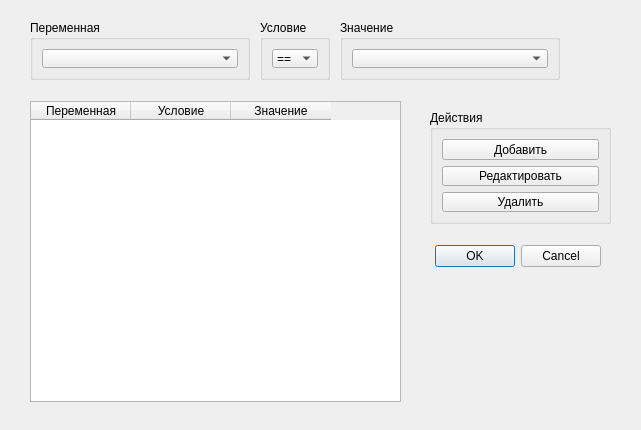
<?xml version="1.0" encoding="UTF-8"?>
<ui version="4.0">
 <class>Dialog</class>
 <widget class="QDialog" name="Dialog">
  <property name="geometry">
   <rect>
    <x>0</x>
    <y>0</y>
    <width>641</width>
    <height>430</height>
   </rect>
  </property>
  <property name="windowTitle">
   <string>Добавление фактов</string>
  </property>
  <widget class="QDialogButtonBox" name="buttonBox">
   <property name="geometry">
    <rect>
     <x>-20</x>
     <y>240</y>
     <width>621</width>
     <height>32</height>
    </rect>
   </property>
   <property name="orientation">
    <enum>Qt::Horizontal</enum>
   </property>
   <property name="standardButtons">
    <set>QDialogButtonBox::Cancel|QDialogButtonBox::Ok</set>
   </property>
  </widget>
  <widget class="QGroupBox" name="groupBox">
   <property name="geometry">
    <rect>
     <x>30</x>
     <y>20</y>
     <width>220</width>
     <height>60</height>
    </rect>
   </property>
   <property name="title">
    <string>Переменная</string>
   </property>
   <layout class="QVBoxLayout" name="verticalLayout">
    <item>
     <widget class="QComboBox" name="variables"/>
    </item>
   </layout>
  </widget>
  <widget class="QGroupBox" name="groupBox_2">
   <property name="geometry">
    <rect>
     <x>260</x>
     <y>20</y>
     <width>70</width>
     <height>60</height>
    </rect>
   </property>
   <property name="title">
    <string>Условие</string>
   </property>
   <layout class="QVBoxLayout" name="verticalLayout_2">
    <item>
     <widget class="QComboBox" name="condition">
      <item>
       <property name="text">
        <string>==</string>
       </property>
      </item>
      <item>
       <property name="text">
        <string>!=</string>
       </property>
      </item>
      <item>
       <property name="text">
        <string>&gt;</string>
       </property>
      </item>
      <item>
       <property name="text">
        <string>&lt;</string>
       </property>
      </item>
     </widget>
    </item>
   </layout>
  </widget>
  <widget class="QGroupBox" name="groupBox_3">
   <property name="geometry">
    <rect>
     <x>340</x>
     <y>20</y>
     <width>220</width>
     <height>60</height>
    </rect>
   </property>
   <property name="title">
    <string>Значение</string>
   </property>
   <layout class="QVBoxLayout" name="verticalLayout_3">
    <item>
     <widget class="QComboBox" name="values"/>
    </item>
   </layout>
  </widget>
  <widget class="QTableWidget" name="tableWidget">
   <property name="geometry">
    <rect>
     <x>30</x>
     <y>101</y>
     <width>371</width>
     <height>301</height>
    </rect>
   </property>
   <column>
    <property name="text">
     <string>Переменная</string>
    </property>
   </column>
   <column>
    <property name="text">
     <string>Условие</string>
    </property>
   </column>
   <column>
    <property name="text">
     <string>Значение</string>
    </property>
   </column>
  </widget>
  <widget class="QGroupBox" name="groupBox_4">
   <property name="geometry">
    <rect>
     <x>430</x>
     <y>110</y>
     <width>181</width>
     <height>114</height>
    </rect>
   </property>
   <property name="title">
    <string>Действия</string>
   </property>
   <layout class="QVBoxLayout" name="verticalLayout_4">
    <item>
     <widget class="QPushButton" name="buttonAdd">
      <property name="text">
       <string>Добавить</string>
      </property>
     </widget>
    </item>
    <item>
     <widget class="QPushButton" name="buttonEdit">
      <property name="text">
       <string>Редактировать</string>
      </property>
     </widget>
    </item>
    <item>
     <widget class="QPushButton" name="buttonDelete">
      <property name="text">
       <string>Удалить</string>
      </property>
     </widget>
    </item>
   </layout>
  </widget>
 </widget>
 <resources/>
 <connections>
  <connection>
   <sender>buttonBox</sender>
   <signal>accepted()</signal>
   <receiver>Dialog</receiver>
   <slot>accept()</slot>
   <hints>
    <hint type="sourcelabel">
     <x>248</x>
     <y>254</y>
    </hint>
    <hint type="destinationlabel">
     <x>157</x>
     <y>274</y>
    </hint>
   </hints>
  </connection>
  <connection>
   <sender>buttonBox</sender>
   <signal>rejected()</signal>
   <receiver>Dialog</receiver>
   <slot>reject()</slot>
   <hints>
    <hint type="sourcelabel">
     <x>316</x>
     <y>260</y>
    </hint>
    <hint type="destinationlabel">
     <x>286</x>
     <y>274</y>
    </hint>
   </hints>
  </connection>
 </connections>
</ui>
